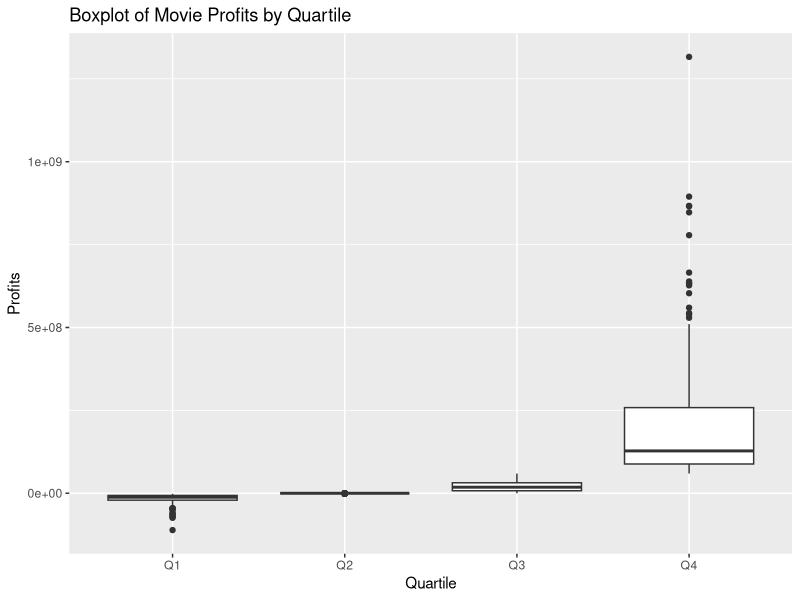
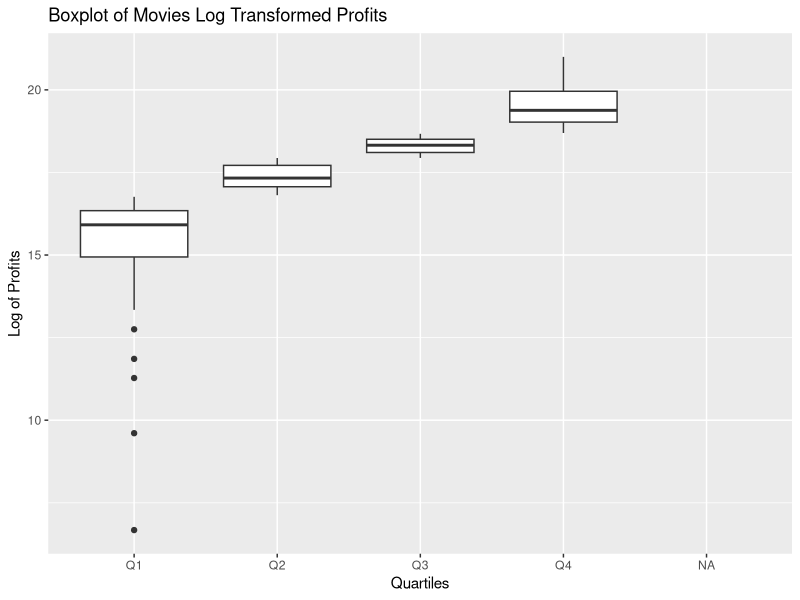
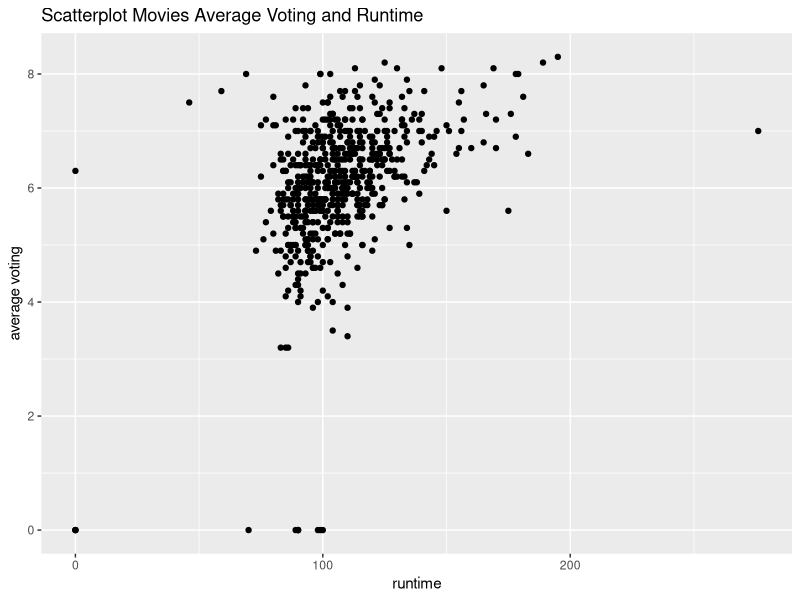
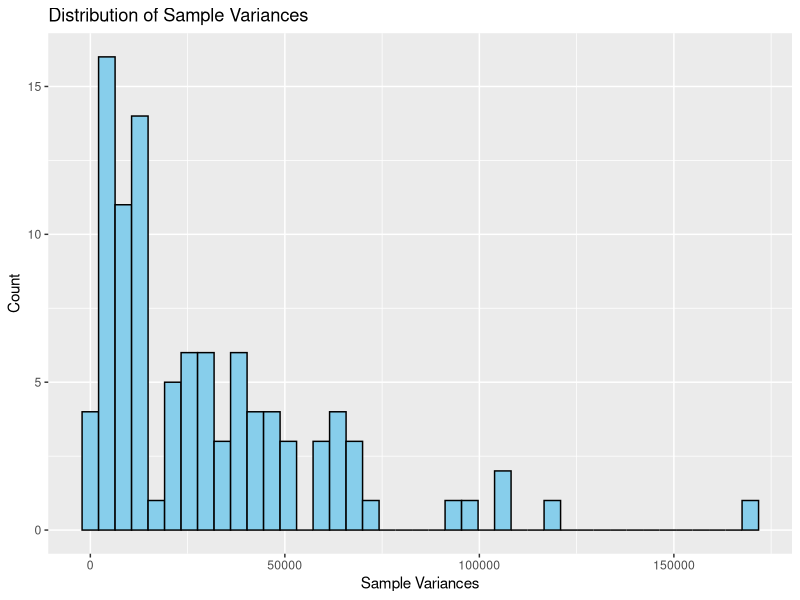
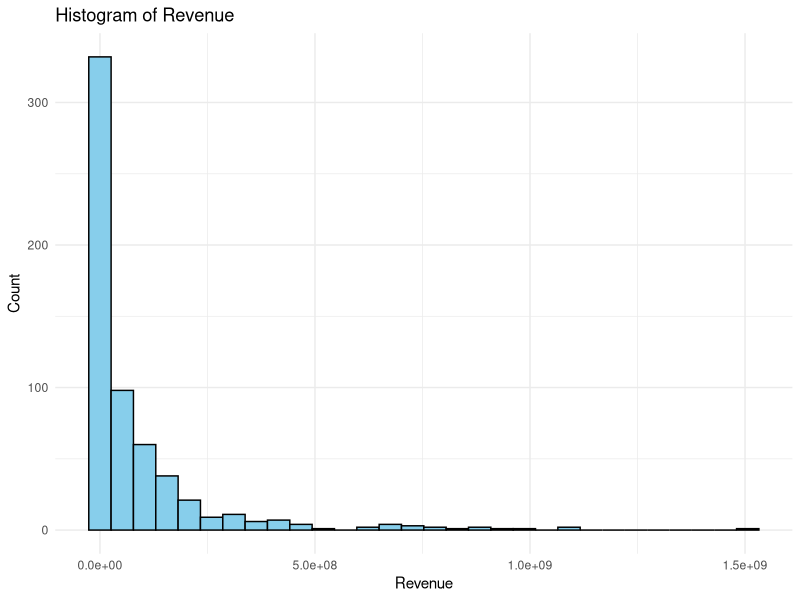
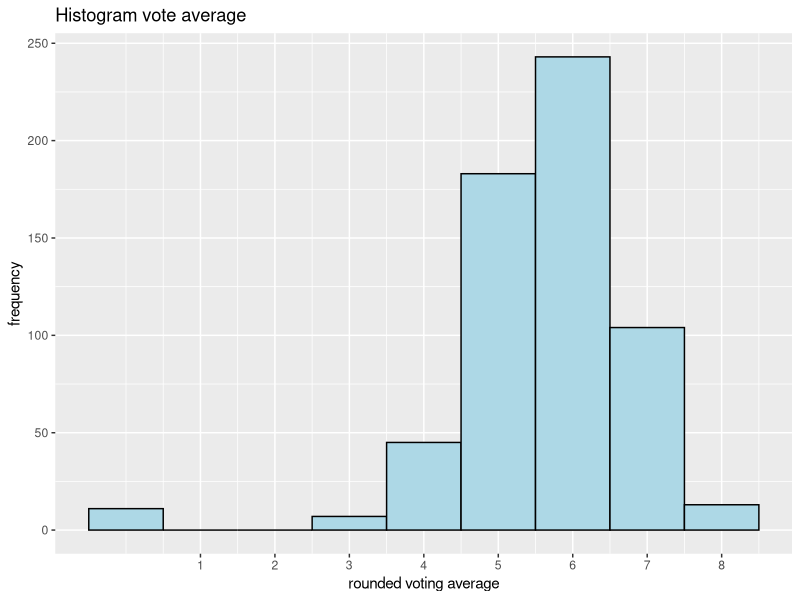
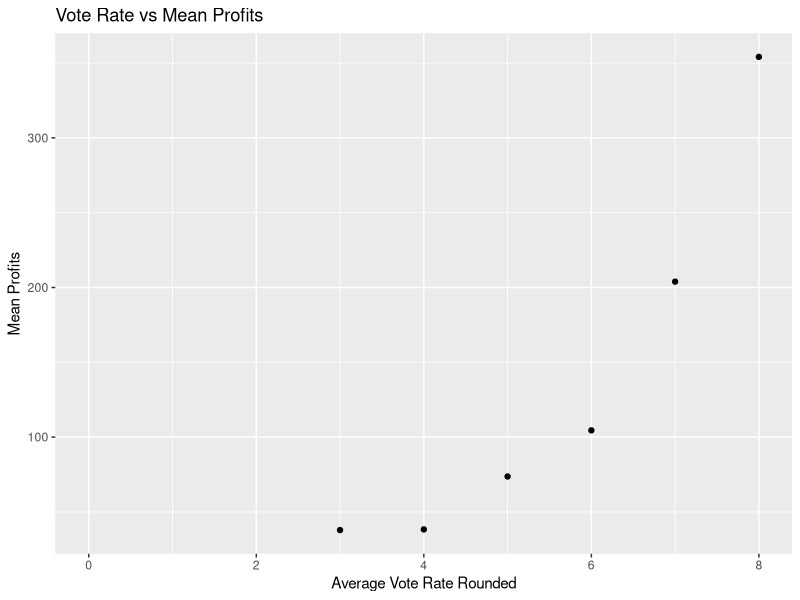
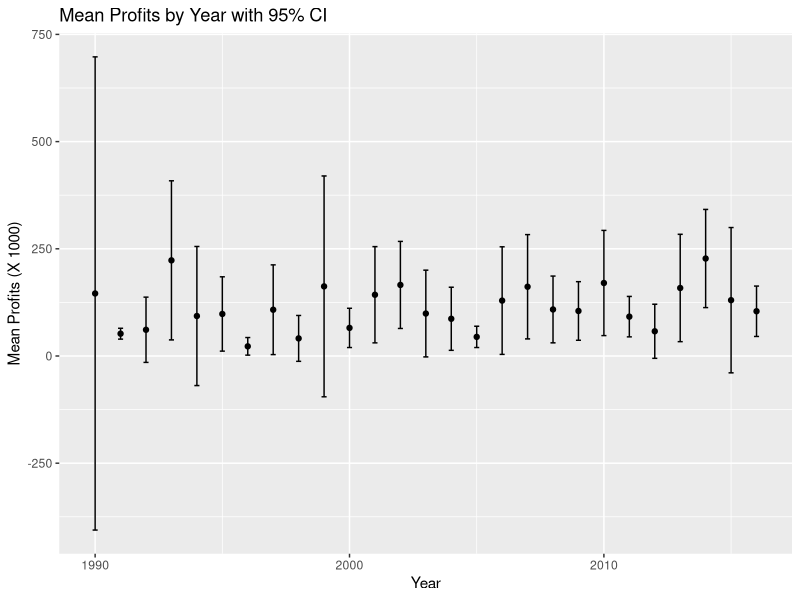

R code for these plots, in order:
## ---- chunk 1
knitr::opts_chunk$set(echo = TRUE)
## ---- chunk 2
library(readr)
movies2 = read_tsv("movies2.tsv")
#Here I am computing the number of observations, variables and subjects
ncol(movies2)
nrow(movies2)
## ---- chunk 3
#Here I am looking at the head of the dataset to determine whether the variables are nominal, ordinal, interval or ratio
head(movies2)
## ---- chunk 4
#Here I am making a new variable called profits
library(tidyr)
library(tidyverse)
movies2 = movies2 %>%
  mutate(profits = revenue -budget)
#Here I am computing the minimum, maximum and mean values of the variable profits
summary(movies2$profits)
## ---- chunk 5
#Here I am making a seperate dataset with 1 variable and 1 observation to see which movie has the highest profits and how much it is.
max_profit_movie = movies2[which.max(movies2$profits), "title"]
print(max_profit_movie)
max_profit = max(movies2$profits)

#Here I am doing the same thing as above but then for the lowest profits
min_profit_movie = movies2[which.min(movies2$profits), "title"]
print(min_profit_movie)
min_profit = min(movies2$profits)
## ---- chunk 6
#Here I am dividing the profits into quartiles as I have to plot a boxplot
movies2$quartile = cut(movies2$profits, breaks = quantile(movies2$profits, probs = c(0, 0.25,0.5, 0.75, 1)), labels = c("Q1", "Q2", "Q3", "Q4"), include.lowest = T)

#Here I am plotting a boxplot for the profits with quartiles
library(ggplot2)

ggplot(movies2, aes(x = quartile, y = profits)) + 
  geom_boxplot() + 
  labs(title = "Boxplot of Movie Profits by Quartile", x = "Quartile", y = "Profits")
  

## ---- chunk 7
#Here I make a new variable with the log transformed profits
movies2 = movies2 %>%
  mutate(log_profits = log(profits))
#Here I compute the mean but we were not sure to remove the NAs or not so in the first one we did not remove it and in the second we did to see if we would get different answers
mean(movies2$log_profits)
mean(movies2$log_profits, na.rm = T)

## ---- chunk 8
#Here I put NA instead of the profits that are negative or equal to 0, then I used the same code as before to calculate the logs and then I calculated the mean of the logs of the profits again.
movies2$profits = ifelse(movies2$profits <= 0 , NA, movies2$profits)
movies2 = movies2 %>%
  mutate(log_profits = log(profits))
mean(movies2$log_profits, na.rm = T)

#As I have to make a boxplot, I first divided the logs into quartiles
movies2$quartiles = cut(movies2$log_profits, breaks = quantile(movies2$log_profits, probs = c(0, 0.25,0.5, 0.75, 1), na.rm = T), labels = c("Q1", "Q2", "Q3", "Q4"), include.lowest = T)

# Here I am plotting the boxplot with the log transformed profits with quartiles
ggplot(movies2, aes(x = quartiles, y = log_profits)) + 
  geom_boxplot() + 
  labs(title = "Boxplot of Movies Log Transformed Profits", x = "Quartiles", y = "Log of Profits")
## ---- chunk 9
#Here I plot a scatterplot with runtime on x-axis and on the y-axis the vote average

ggplot(movies2, aes(x = runtime, y = vote_average)) + 
  geom_point() + 
  labs(title = "Scatterplot Movies Average Voting and Runtime", x = "runtime", y = "average voting")

## ---- chunk 10
#looking for the actor with the most movies
library(dplyr)
actor = movies2 %>%
  count(first_actor, sort = T) %>%
  head(1)
print(actor)
## ---- chunk 11
#computing the average revenue of Bruce
average_rev_Bruce = movies2 %>%
  filter(first_actor == "Bruce Willis") %>%
  summarise(av_rev_Bruce = mean(revenue))
print(average_rev_Bruce)

#computing the average revenue general
average_rev_generally = movies2 %>%
  summarise(rev_gen = mean(revenue))
print(average_rev_generally)
## ---- chunk 12
#computing the varience of the subset Bruce of the revenue and the general variance of the full dataset
library(tidyverse)

var_bruce = movies2 %>%
  filter(first_actor == "Bruce Willis") %>%
  summarise(var_bruce = var(revenue))
print(var_bruce)

var_gen = movies2 %>%
  summarise(var_gen = var(revenue))
print(var_gen)

## ---- chunk 13
#recoding profits into millions and calculating the variance of the mean
movies2$profits = movies2$profits/1000000
library(tidyverse)

var_profits2 = var(movies2$profits, na.rm = T)
print(var_profits2)
## ---- chunk 14
#creation of a sample of 25 movies, new data set and computing the variance of this sample
set.seed(123)
movies_sample = movies2[sample(nrow(movies2), 25),]
var_sample_profits = var(movies_sample$profits, na.rm =T)
print(var_sample_profits)
## ---- chunk 15
#creating a for loop to make different samples with vectors computing the variance
set.seed(123)
sample_vars = numeric(100)
for (i in 1:100) {
  samples_movies = movies2[sample(nrow(movies2), 25),]
  sample_vars[i] = var(samples_movies$profits, na.rm = T)
}
head(sample_vars)
## ---- chunk 16
#computing the mean, standard deviation and plotting the histogram of the sample variances
summary(sample_vars)
mean(sample_vars)
sd(sample_vars)
sample_vars = data.frame(sample_vars)
library(ggplot2)
ggplot(sample_vars, aes(x = sample_vars)) + 
  geom_histogram(binwidth = diff(range(sample_vars))/40, colour = "black", fill = "skyblue") + 
  labs(title = "Distribution of Sample Variances", x = "Sample Variances", y = "Count")
## ---- chunk 17
#WRITE YOUR CODE HERE
thriller = movies2 %>%
  filter(genre == "Thriller")

N<-length(thriller$runtime)
mean_runtime <- mean(thriller$runtime)
sd_runtime   <- sd(thriller$runtime)
t_a2 <- qt(0.995, df = N - 1) 


LOW <- mean_runtime - t_a2 * (sd_runtime/ sqrt(N))
UP  <- mean_runtime + t_a2 * (sd_runtime/ sqrt(N))


CI<-paste0("(",round(LOW,4),",",round(UP,4),")")
print(CI)
## ---- chunk 18
#WRITE YOUR CODE HERE
N<-length(thriller$runtime)
mean_runtime <- mean(thriller$runtime)
sd_runtime   <- sd(thriller$runtime)
z_a2 <- qnorm(0.995)


LOW <- mean_runtime - z_a2 * (sd_runtime/ sqrt(N))
UP  <- mean_runtime + z_a2 * (sd_runtime/ sqrt(N))


CI<-paste0("(",round(LOW,4),",",round(UP,4),")")
print(CI)


## ---- chunk 19
#WRITE YOUR CODE HERE
s2 <- var(movies2$runtime)

sigma_sq <- 500

chi2_stat <- (N - 1) * s2 / sigma_sq

alpha <- 0.05
chi2_L <- qchisq(alpha/2, df = N-1)       
chi2_U <- qchisq(1 - alpha/2, df = N-1) 


## ---- chunk 20
#WRITE YOUR CODE HERE
ggplot(movies2, aes(x = revenue)) +
  geom_histogram(bins = 30, fill = "skyblue", color = "black") +
  labs(title = "Histogram of Revenue", x = "Revenue", y = "Count") +
  theme_minimal()
## ---- chunk 21
#WRITE YOUR CODE HERE
movies2 <- movies2 %>%
  mutate(vote_average_rounded = floor(vote_average))

# Histogram met ggplot2
ggplot(movies2, aes(x = vote_average_rounded)) +
  geom_histogram(binwidth = 1, fill = "lightblue", color = "black") +
  labs(title = "Histogram vote average",
       x = "rounded voting average",
       y = "frequency") +
  scale_x_continuous(breaks = seq(1, 10, 1))

## ---- chunk 22
#calculting mean profits per category and plotting scatterplot

mean_profits_plot = movies2 %>%
  group_by(vote_average_rounded) %>%
  summarise(mean_profit = mean(profits, na.rm = T))

ggplot(mean_profits_plot, aes(x = vote_average_rounded, y = mean_profit)) + 
  geom_point()+
  labs(title = "Vote Rate vs Mean Profits", x = "Average Vote Rate Rounded", y = "Mean Profits")


## ---- chunk 23
#new sub data set with yearly mean profits and 95% confidence interval.
yearly_profits = movies2 %>%
  group_by(release_year) %>%
  summarise(mean_profit = mean(profits, na.rm = T), 
            n = sum(!is.na(profits)), 
            se = sd(profits, na.rm = T)/ sqrt(n),
            lower_ci = mean_profit - qt(0.975, df = n - 1) * se, 
            upper_ci = mean_profit + qt(0.975, df = n-1) * se)

ggplot(yearly_profits, aes(x  = release_year, y = mean_profit)) + 
  geom_point()+
  geom_errorbar(aes(ymin = lower_ci, ymax = upper_ci), width = 0.2) + 
  labs(title = "Mean Profits by Year with 95% CI", x = "Year", y = "Mean Profits (X 1000)")

## ---- chunk 24
#WRITE YOUR CODE HERE

## ---- chunk 25
#WRITE YOUR CODE HERE

## ---- chunk 26
#WRITE YOUR CODE HERE

## ---- chunk 27
#WRITE YOUR CODE HERE

## ---- chunk 28
#WRITE YOUR CODE HERE

## ---- chunk 29
#WRITE YOUR CODE HERE

## ---- chunk 30
#WRITE YOUR CODE HERE

## ---- chunk 31
#WRITE YOUR CODE HERE

## ---- chunk 32
#WRITE YOUR CODE HERE

## ---- chunk 33
#WRITE YOUR CODE HERE

## ---- chunk 34
#WRITE YOUR CODE HERE

## ---- chunk 35
#WRITE YOUR CODE HERE

## ---- chunk 36
#WRITE YOUR CODE HERE

## ---- chunk 37
#WRITE YOUR CODE HERE

## ---- chunk 38
#WRITE YOUR CODE HERE

## ---- chunk 39
#WRITE YOUR CODE HERE
